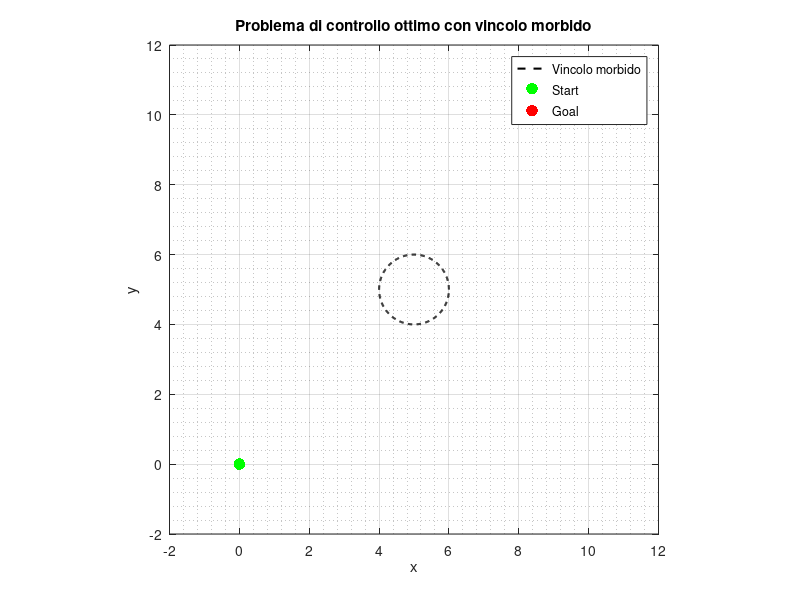

MATLAB code to generate this figure: (Note: this script raises an error after producing the figure.)
clear
clc


%% ========================================================================
%  Optimal Control with Adjoint Equations (Nonlinear System)
%  ------------------------------------------------------------------------
%  Questo script risolve un problema di controllo ottimo per un sistema 
%  dinamico non lineare (con attrito quadratico e vincolo morbido di traiettoria)
%  utilizzando un approccio iterativo basato su equazioni aggiunte (costate).
%
%  ------------------------------------------------------------------------
%% ========================================================================

clear; close all; clc;

%% ------------------------ Parametri del modello -------------------------
m   = 100;          % massa [kg]
Cd  = 0.35;       % coefficiente di resistenza
t0  = 0;          % tempo iniziale [s]
tf  = 25*4;         % tempo finale [s]

% Stati: [x; y; theta; v]
pos_i = [0; 0; pi/4];  
pos_f = [10; 10; pi/4];
% pos_i = [0; 0;0];      % posizione e orientamento iniziali
% pos_f = [10; 0; 0];       % posizione e orientamento finali
vel_i = 0;                 % velocità iniziale
vel_f = 0;                 % velocità finale

z_i = [pos_i; vel_i];
z_f = [pos_f; vel_f];

%% ----------------------- Pesi e vincoli del costo -----------------------
R = diag([1, 1]);             % peso sul controllo
Q = 0;                       % peso su penalizzazione velocità
P = diag([200, 200, 1, 100]);     % peso su stato finale
alpha = 0;                    % peso vincolo morbido (soft constraint)
sigma = 0.1;                     % parametro di “softness”
r = 1;                          % raggio vincolo circolare
xc = 5; yc = 5;                 % centro vincolo

%% -------------------------- Plot del vincolo ----------------------------
theta = linspace(0, 2*pi, 400);
x_cons = xc + r .* cos(theta);
y_cons = yc + r .* sin(theta);

figure('Position', [100 100 900 700]);
plot(x_cons, y_cons, 'k--', 'LineWidth', 1.5); hold on;
scatter(pos_i(1), pos_i(2), 70, 'g', 'filled');
scatter(pos_f(1), pos_f(2), 70, 'r', 'filled');
xlabel('x'); ylabel('y');
axis equal;
grid on; grid minor;
xlim([-2 12]); ylim([-2 12]);
legend('Vincolo morbido', 'Start', 'Goal');
title('Problema di controllo ottimo con vincolo morbido');

%% --------------------------- Discretizzazione ---------------------------
Nsegment = 2000;                       % numero di passi temporali
Tu = linspace(t0, tf, Nsegment);       % vettore temporale
options = odeset('RelTol',1e-4,'AbsTol',1e-4);
options_state = odeset('RelTol',1e-12,'AbsTol',1e-14);

%% ----------------------- Parametri dell’iterazione ----------------------
Nmax = 5*10000;                           % massimo numero iterazioni
step = 5e-3;                           % passo di aggiornamento controllo
eps  = 1e-2;                           % tolleranza di arresto
u = [ones(1, Nsegment); zeros(1, Nsegment)]; % controllo iniziale

%% ------------------------- Procedura Iterativa --------------------------
for ii = 1%:Nmax

    [Tz, Z] = ode45(@(t,z) stateEq_new(t,z,u,Tu,m,Cd), [t0 tf], z_i, options);

    % Z(abs(Z) < 1e-15) = 0;

    Z_tf = Z(end,:).';
    
   lmb_tf = P*(Z_tf-z_f);

   [Tlmb, lmb] = ode45(@(t,lmb) AdjointEq_new(t,lmb,Z,Tz,Q,sigma,alpha,xc,yc,r,Cd,m,lmb_tf  ), [tf t0], lmb_tf, options);
   Tlmb = flipud(Tlmb); 
   lmb = flipud(lmb);

   lmb1 = interp1(Tlmb, lmb(:,1), Tz);
   lmb2 = interp1(Tlmb, lmb(:,2), Tz);
   lmb3 = interp1(Tlmb, lmb(:,3), Tz);
   lmb4 = interp1(Tlmb, lmb(:,4), Tz);

   LMB = [lmb1 lmb2 lmb3 lmb4]';
   %LMB(abs(LMB) < 1e-11) = 0;
   dH = dHdu_new(u, Tu, LMB, Tz, m, R);
   dH_norm = norm(dH, 'fro')

   if dH_norm < eps
       break;
   else 
       u_old = u;
       u = IterControl_new(dH, Tz, u_old, Tu, step);
       u(abs(u) < 1e-13) = 0;
   end



end

%% ------------------------- Visualizzazione finale -----------------------
Z1 = interp1(Tz, Z(:,1), Tu);
Z2 = interp1(Tz, Z(:,2), Tu);


plot(x_cons, y_cons, 'k--', 'LineWidth', 1.5); 
hold on; grid on; grid minor;
scatter(pos_i(1), pos_i(2), 70, 'g', 'filled');
scatter(pos_f(1), pos_f(2), 70, 'r', 'filled'); 
plot(Z1, Z2, 'b', 'LineWidth', 2);
legend('Vincolo morbido', 'Start', 'Goal', 'Traiettoria ottima');
title('Traiettoria finale dopo ottimizzazione');